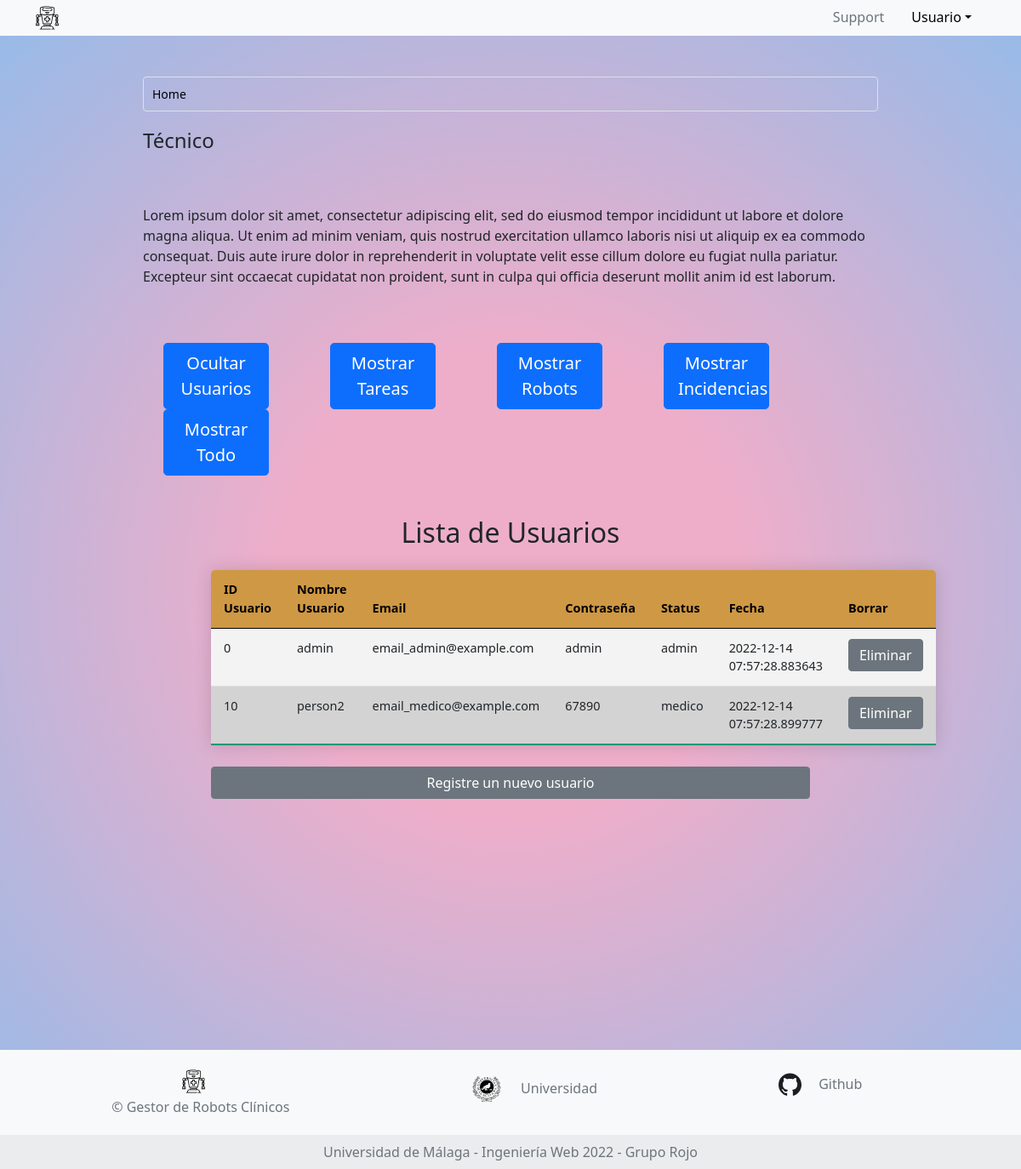
The app's page /admin, older data.
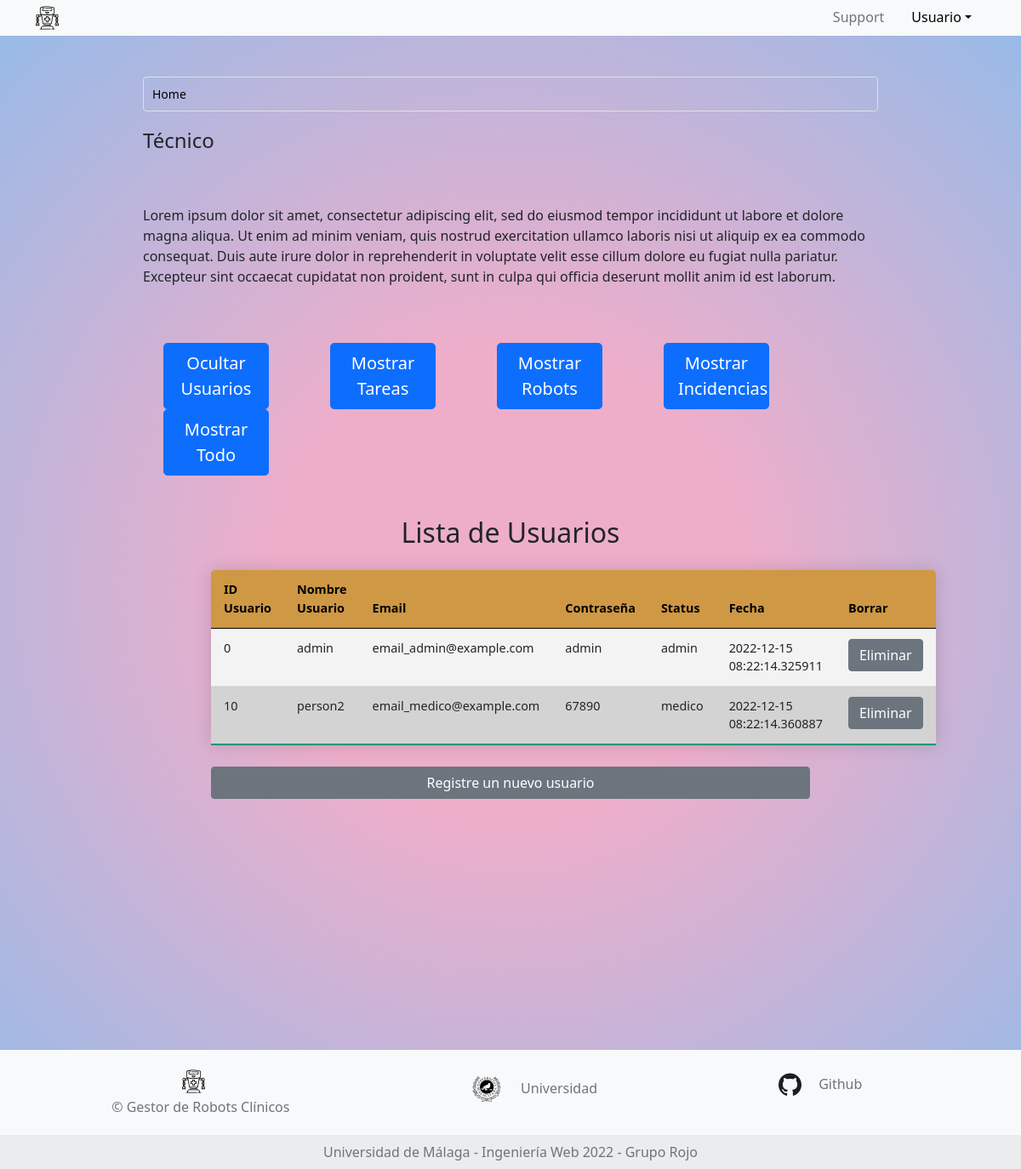
The same page, newer data.
### app.py (models this page shows, shortened)
class Users(db.Model):
    __tablename__ = 'Users'
    id = db.Column(db.String(10), primary_key=True)
    name = db.Column(db.String(150), nullable=False)
    email = db.Column(db.String(120), nullable=False, unique=True)
    password = db.Column(db.String(20), nullable=False)
    status = db.Column(db.String(20), nullable=False)
    date = db.Column(db.DateTime, default=datetime.utcnow)

### app.py (the view)
@app.route("/admin")
def admin():
    usuarios_db = db.session.query(Users).all()
    tareas_db = db.session.query(Tareas).all()
    robots_db = db.session.query(Robots).all()
    incidencias_db = db.session.query(Incidencias).all()
    return render_template('template_tecnico.jinja', usuarios = usuarios_db, tareas = tareas_db, robots = robots_db, incidencias = incidencias_db)

### templates/template_tecnico.jinja (shortened to what this page needs)
{% extends 'base.jinja' %}
{% block content %}
<body class="bg">
  <div class="main-container row p-5 mx-0 justify-content-center align-self-center">
    <div class="row col-md-10 px-3">
      <nav aria-label="breadcrumb">
        <ol class="breadcrumb breadcrumb-custom">
          <li class="breadcrumb-item active" aria-current="page"><span>Home</span></li>
        </ol>
      </nav>
    </div>
    <div class="row col-md-10 px-3">
      <legend>Técnico</legend>
      <p class="padd">
        Lorem ipsum dolor sit amet, consectetur adipiscing elit, sed do eiusmod tempor incididunt ut
        labore et dolore magna aliqua. Ut enim ad minim veniam, quis nostrud exercitation ullamco laboris
        nisi ut aliquip ex ea commodo consequat. Duis aute irure dolor in reprehenderit in voluptate velit esse
        cillum dolore eu fugiat nulla pariatur. Excepteur sint occaecat cupidatat non proident, sunt in culpa qui
        officia deserunt mollit anim id est laborum.
      </p>
    </div>
    <div class="row col-md-10 px-3">
      <div class="col col-lg-2 mx-4">
        <button type="button" class="btn btn-primary btn-lg" id="show-user-div">Ocultar Usuarios</button>
      </div>
      <div class="col col-lg-2 mx-4">
        <button type="button" class="btn btn-primary btn-lg" id="show-task-div">Mostrar Tareas</button>
      </div>
      <div class="col col-lg-2 mx-4">
        <button type="button" class="btn btn-primary btn-lg" id="show-robot-div">Mostrar Robots</button>
      </div>
      <div class="col col-lg-2 mx-4">
        <button type="button" class="btn btn-primary btn-lg" id="show-incidencia-div">Mostrar Incidencias</button>
      </div>
      <div class="col col-lg-2 mx-4">
        <button type="button" class="btn btn-primary btn-lg" id="show-everything">Mostrar Todo</button>
      </div>
    </div>
    <fieldset class="text-black col-md-8 px-3 bot">
      <form method="GET" class="mt-5 row justify-content-center">
        <div class="row" id=user-div name="user-div">
          <table class="table table-hover table-sortable">
            <h2 class="text-center">Lista de Usuarios</h2>
            <thead>
              <tr>
                <th scope="col"> ID Usuario </th>
                <th scope="col"> Nombre Usuario</th>
                <th scope="col"> Email </th>
                <th scope="col"> Contraseña </th>
                <th scope="col"> Status </th>
                <th scope="col"> Fecha </th>
                <th scope="col"> Borrar </th>
              </tr>
            </thead>
            <tbody>
              {% for user in usuarios %}
                  <tr>
                    <td>{{user.id}}</td>
                    <td>{{user.name}}</td>
                    <td>{{user.email}}</td>
                    <td>{{user.password}}</td>
                    <td>{{user.status}}</td>
                    <td>{{user.date}}</td>
                    <td>
                      <a class="btn btn-secondary" href="/deleteUsuario/{{user.id}}">Eliminar</a>
                    </td>
                  </tr>
              {% endfor %}
            </tbody>
          </table>
          <a class="btn btn-secondary" href="/admin/formularioUsuarios">Registre un nuevo usuario</a>
        </div>
      </form>
    </fieldset>
  </div>
  {% endblock %}

Row changes from the older to the newer data that the page shows:
changed Users "admin": date "2022-12-14 07:57:28.883643" → "2022-12-15 08:22:14.325911"
changed Users "person2": date "2022-12-14 07:57:28.899777" → "2022-12-15 08:22:14.360887"
